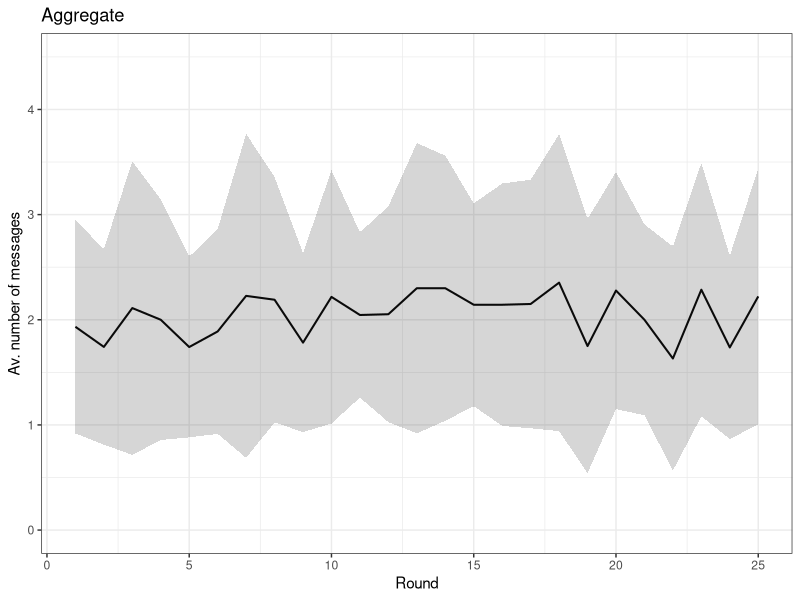
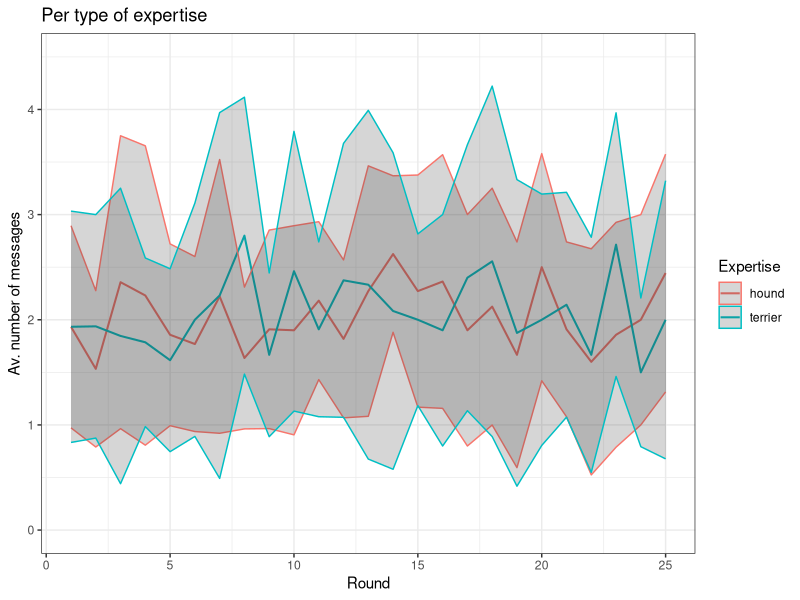
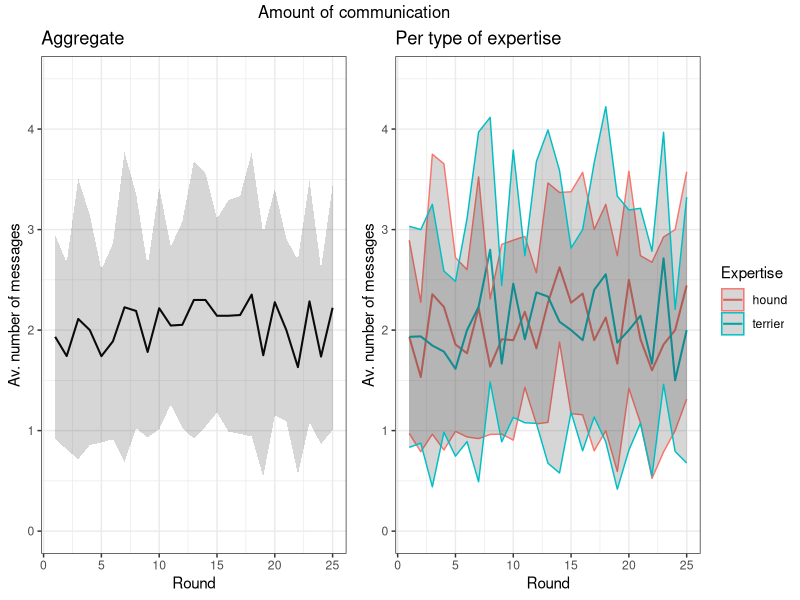
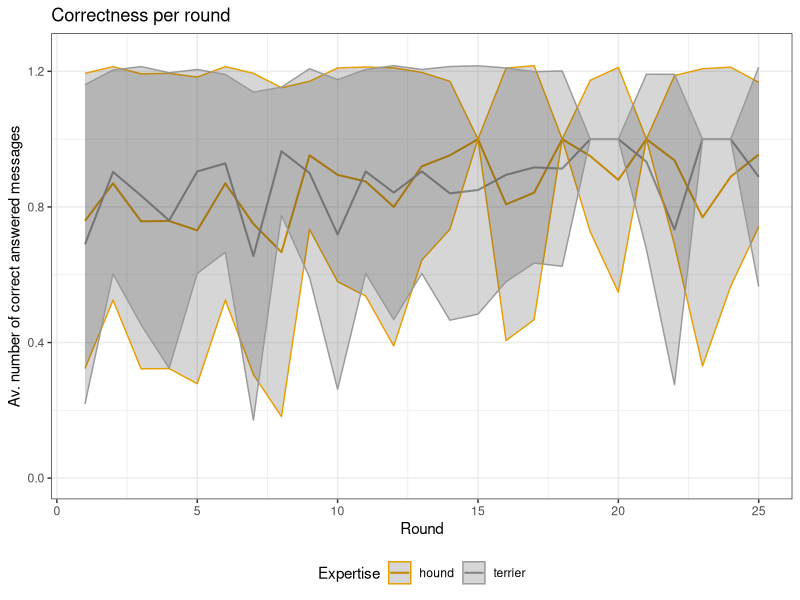
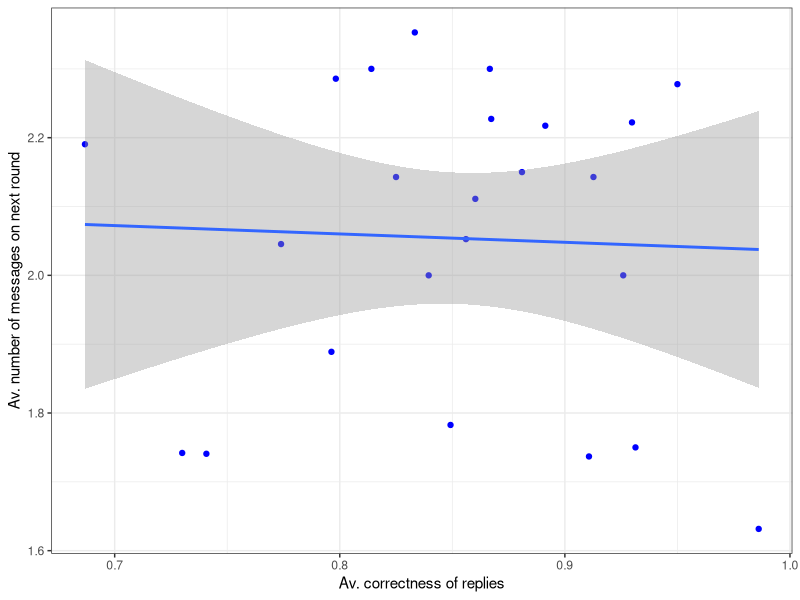

Generate these figures, in order, with R: (Note: this script raises an error after producing the figures.)
library(ggplot2)
library(gridExtra)
library(grid)
library(plyr)
library(dplyr)
library(ggthemes)

# The palette with black:
cbp2 <- c("#000000", "#E69F00", "#56B4E9", "#009E73",
          "#F0E442", "#0072B2", "#D55E00", "#CC79A7")

##########################################################################
# Functions
##########################################################################

get_legend<-function(myggplot){
  tmp <- ggplot_gtable(ggplot_build(myggplot))
  leg <- which(sapply(tmp$grobs, function(x) x$name) == "guide-box")
  legend <- tmp$grobs[[leg]]
  return(legend)
} # end get_legend

##########################################################################
# Analyzing communication 
##########################################################################

#dfCom = read.csv('comunicacion.csv')
dfCom = read.csv('comunicacion-sencillo.csv')
dfCom$Correctitud <- as.numeric(dfCom$Correctitud)
head(dfCom)

##########################################################################
# Drawing average number of messages per round 
##########################################################################

comunicacion_summary <- dfCom %>% # the names of the new data frame and the data frame to be summarised
  dplyr::group_by(Raza, Player, Round) %>%   # the grouping variable
  dplyr::summarise(maxMessag = max(Contador),
                   n = n()) %>%
  ungroup() %>%
  dplyr::group_by(Round) %>%
  dplyr::summarise(meanMess=mean(n),
                   sd_PL = sd(n, na.rm=TRUE))
head(comunicacion_summary)

# Version dplyr
gCom <- ggplot(comunicacion_summary, aes(x=Round, y=meanMess)) +
  geom_line(size=0.7) +
  geom_ribbon(aes(ymin = meanMess - sd_PL,
                  ymax = meanMess + sd_PL), alpha = 0.2) +
  xlab("Round") +
  ylab("Av. number of messages") +
  ylim(c(0,4.5)) + 
  ggtitle("Aggregate") +
  theme_bw() +
  theme(legend.position="bottom")

gCom

comunicacion_summary <- dfCom %>% # the names of the new data frame and the data frame to be summarised
  dplyr::group_by(Raza, Player, Round) %>%   # the grouping variable
  dplyr::summarise(maxMessag = max(Contador),
                   n = n()) %>%
  ungroup() %>%
  dplyr::group_by(Raza, Round) %>%
  dplyr::summarise(meanMess=mean(maxMessag),
                   sd_PL = sd(n, na.rm=TRUE))
head(comunicacion_summary)

# Version dplyr
gComRaza <- ggplot(comunicacion_summary, aes(x=Round, y=meanMess, group=Raza, color=Raza)) +
  geom_line(size=0.7) +
  geom_ribbon(aes(ymin = meanMess - sd_PL,
                  ymax = meanMess + sd_PL), alpha = 0.2) +
  labs(color = "Expertise") +
  xlab("Round") +
  ylab("Av. number of messages") +
  ylim(c(0,4.5)) + 
  ggtitle("Per type of expertise") +
  theme_bw() +
  theme(legend.position="right")

gComRaza

legend <- get_legend(gComRaza)

gComRaza <- gComRaza + theme(legend.position="none")

gMessag <- grid.arrange(gCom, gComRaza, nrow=1, 
                        top="Amount of communication",
                        right=legend)
##########################################################################
# Drawing average number of correct replies per round 
##########################################################################

comunicacion_summary <- dfCom %>% # the names of the new data frame and the data frame to be summarised
  dplyr::group_by(Raza, Player, Round) %>%   # the grouping variable
  dplyr::summarise(mean_Corr = mean(Correctitud, na.rm=TRUE)) # calculates the standard error of each group
head(comunicacion_summary)

comunicacion_summary <- dfCom %>% # the names of the new data frame and the data frame to be summarised
  dplyr::group_by(Raza, Round) %>%   # the grouping variable
  dplyr::summarise(mean_PL = mean(Correctitud, na.rm=TRUE),  # calculates the mean of each group
                   sd_PL = sd(Correctitud, na.rm=TRUE), # calculates the standard deviation of each group
                   n_PL = n(),  # calculates the sample size per group
                   SE_PL = sd(Correctitud, na.rm=TRUE)/sqrt(n())) # calculates the standard error of each group
head(comunicacion_summary)

gComCorr <- ggplot(comunicacion_summary, aes(x = Round, y = mean_PL, color=Raza, group=Raza)) +
  geom_line(size=0.7) +
  geom_ribbon(aes(ymin = mean_PL - sd_PL,
                  ymax = mean_PL + sd_PL), alpha = 0.2) +
  scale_colour_manual(values = c("terrier" = "#999999", "hound" = "#E69F00")) + 
  labs(color = "Expertise") +
  xlab("Round") +
  ylab("Av. number of correct answered messages") +
  ylim(c(0,1.25)) + 
  ggtitle("Correctness per round") +
  theme_bw() +
  theme(legend.position="bottom")

gComCorr

##########################################################################
# Drawing dispersion between average correctnes and average number of messages
##########################################################################

comunicacion_summary <- dfCom %>% # the names of the new data frame and the data frame to be summarised
  dplyr::group_by(Round, Player) %>%   # the grouping variable
  dplyr::summarise(maxMessag = max(Contador),
                   mean_Corr = mean(Correctitud, na.rm=TRUE)) %>%
  ungroup() %>%
  dplyr::group_by(Round) %>%
  dplyr::summarise(meanMess = mean(maxMessag),
                   mean_Corr = mean(mean_Corr, na.rm=TRUE))
head(comunicacion_summary)

g <- ggplot(comunicacion_summary, aes(x=mean_Corr, y=lead(meanMess))) +
  geom_point(color='blue') + 
  geom_smooth(method = "lm", se = TRUE) +
  xlab("Av. correctness of replies") +
  ylab("Av. number of messages on next round") +
  theme_bw()

g

##########################################################################
# Drawing composition of messages from experts
##########################################################################

dfTerriers <- dfCom[dfCom$Raza == 'terrier', ]
dfTerriers$Rotulo <- mapvalues(dfTerriers$Rotulo, 
                               from = levels(dfTerriers$Rotulo), 
                               to = c('Cairn Terrier',
                                      'Irish Wolfhound',
                                      'Norwich Terrier', 
                                      'Scottish Deerhound'))

head(dfTerriers)
comunicacion_summary <- dfTerriers %>% # the names of the new data frame and the data frame to be summarised
  dplyr::group_by(Rotulo) %>%   # the grouping variable
  dplyr::summarise(n = n()) %>% # calculates the standard error of each group
  mutate(freq = n/sum(n))
head(comunicacion_summary)

gTerriersAsk <- ggplot(comunicacion_summary, aes(Rotulo, fill=Rotulo)) + 
  geom_col(aes(y=freq)) +
  ggtitle("What messages do Terrier experts ask?") +
  ylim(c(0,0.6)) + 
  labs(y="Relative frequency", 
       x = "Message") +
  scale_fill_colorblind() +
  theme_classic() +
  theme(legend.position="none")

gTerriersAsk

dfHounds <- dfCom[dfCom$Raza == 'hound', ]
dfHounds$Rotulo <- mapvalues(dfHounds$Rotulo, 
                               from = levels(dfHounds$Rotulo), 
                               to = c('Cairn Terrier',
                                      'Irish Wolfhound',
                                      'Norwich Terrier', 
                                      'Scottish Deerhound'))

head(dfHounds)
comunicacion_summary <- dfHounds %>% # the names of the new data frame and the data frame to be summarised
  dplyr::group_by(Rotulo) %>%   # the grouping variable
  dplyr::summarise(n = n()) %>% # calculates the standard error of each group
  mutate(freq = n/sum(n))
head(comunicacion_summary)

gHoundsAsk <- ggplot(comunicacion_summary, aes(Rotulo, fill=Rotulo)) + 
  geom_col(aes(y=freq)) +
  ggtitle("What messages do Hound experts ask?") +
  ylim(c(0,0.6)) + 
  labs(y="Relative frequency", 
       x = "Message") +
  scale_fill_colorblind() +
  theme_classic() +
  theme(legend.position="none")

gHoundsAsk

gAsk <- grid.arrange(gTerriersAsk, gHoundsAsk, nrow = 2, top="What experts ask")

##########################################################################
# Drawing composition of guesses when terrier expert asks about hounds
##########################################################################

dfTerriers <- dfCom[dfCom$Raza == 'terrier', ]
dfTerriersB <- dfTerriers[dfTerriers$Rotulo == 'B', ]
dfTerriersB <- dfTerriersB[dfTerriersB$suposicion != '', ]
dfTerriersB <- dfTerriersB[complete.cases(dfTerriersB$suposicion), ]
levels(dfTerriersB$suposicion)
dfTerriersB$suposicion <- mapvalues(dfTerriersB$suposicion, 
                                    from = levels(dfTerriersB$suposicion), 
                                    to = c('Cairn Terrier',
                                           'Irish Wolfhound',
                                           'Norwich Terrier', 
                                           'Scottish Deerhound',
                                           'No guess'))

comunicacion_summary <- dfTerriersB %>% # the names of the new data frame and the data frame to be summarised
  dplyr::group_by(Rotulo, suposicion) %>%   # the grouping variable
  dplyr::summarise(n = n()) %>% # calculates the standard error of each group
  mutate(freq = n/sum(n))
head(comunicacion_summary)

colores <- c(cbp2[2], cbp2[4], cbp2[8])

gB <- ggplot(comunicacion_summary, aes(suposicion, fill=suposicion)) + 
  geom_col(aes(y=freq)) +
  ggtitle("Guess before asking is this Irish Wolfhound?") +
  ylim(c(0,0.7)) + 
  labs(y="Relative frequency", 
       x = "Guess") +
  scale_fill_manual(values = colores) +
  theme_classic() +
  theme(legend.position="none")

gB

dfTerriers <- dfCom[dfCom$Raza == 'terrier', ]
dfTerriersD <- dfTerriers[dfTerriers$Rotulo == 'D', ]
dfTerriersD <- dfTerriersD[dfTerriersD$suposicion != '', ]
dfTerriersD <- dfTerriersD[complete.cases(dfTerriersD$suposicion), ]
levels(dfTerriersD$suposicion)
dfTerriersD$suposicion <- mapvalues(dfTerriersD$suposicion, 
                                    from = levels(dfTerriersD$suposicion), 
                                    to = c('Cairn Terrier',
                                           'Irish Wolfhound',
                                           'Norwich Terrier', 
                                           'Scottish Deerhound',
                                           'No guess'))

comunicacion_summary <- dfTerriersD %>% # the names of the new data frame and the data frame to be summarised
  dplyr::group_by(Rotulo, suposicion) %>%   # the grouping variable
  dplyr::summarise(n = n()) %>% # calculates the standard error of each group
  mutate(freq = n/sum(n))
head(comunicacion_summary)

#colores <- c(cbp2[3], cbp2[5], cbp2[8])

gD <- ggplot(comunicacion_summary, aes(suposicion, fill=suposicion)) + 
  geom_col(aes(y=freq)) +
  ggtitle("Guess before asking is this Scottish Deerhound?") +
  ylim(c(0,0.7)) + 
  labs(y="Relative frequency", 
       x = "Guess") +
  scale_fill_manual(values = colores) +
  theme_classic() +
  theme(legend.position="none")

gD

gExpertTerriers <- grid.arrange(gB, gD, nrow = 1, top="Terrier experts")

##########################################################################
# Drawing composition of guesses when hound expert asks about hounds
##########################################################################

dfHounds <- dfCom[dfCom$Raza == 'hound', ]
dfHoundsB <- dfHounds[dfHounds$Rotulo == 'A', ]
dfHoundsB <- dfHoundsB[dfHoundsB$suposicion != '', ]
dfHoundsB <- dfHoundsB[complete.cases(dfHoundsB$suposicion), ]
levels(dfHoundsB$suposicion)
dfHoundsB$suposicion <- mapvalues(dfHoundsB$suposicion, 
                                  from = levels(dfHoundsB$suposicion), 
                                  to = c('Cairn Terrier',
                                         'Irish Wolfhound',
                                         'Norwich Terrier', 
                                         'Scottish Deerhound',
                                         'No guess'))

comunicacion_summary <- dfHoundsB %>% # the names of the new data frame and the data frame to be summarised
  dplyr::group_by(Rotulo, suposicion) %>%   # the grouping variable
  dplyr::summarise(n = n()) %>% # calculates the standard error of each group
  mutate(freq = n/sum(n))
head(comunicacion_summary)

colores <- c(cbp2[1], cbp2[3], cbp2[8])

gA <- ggplot(comunicacion_summary, aes(suposicion, fill=suposicion)) + 
  geom_col(aes(y=freq)) +
  ggtitle("Guess before asking is this Cairn Terrier?") +
  ylim(c(0,0.7)) + 
  labs(y="Relative frequency", 
       x = "Guess") +
  scale_fill_manual(values = colores) +
  theme_classic() +
  theme(legend.position="none")

gA

dfHounds <- dfCom[dfCom$Raza == 'hound', ]
dfHoundsD <- dfHounds[dfHounds$Rotulo == 'C', ]
dfHoundsD <- dfHoundsD[dfHoundsD$suposicion != '', ]
dfHoundsD <- dfHoundsD[complete.cases(dfHoundsD$suposicion), ]
levels(dfHoundsD$suposicion)
dfHoundsD$suposicion <- mapvalues(dfHoundsD$suposicion, 
                                  from = levels(dfHoundsD$suposicion), 
                                  to = c('Cairn Terrier',
                                         'Irish Wolfhound',
                                         'Norwich Terrier', 
                                         'Scottish Deerhound',
                                         'No guess'))

comunicacion_summary <- dfHoundsD %>% # the names of the new data frame and the data frame to be summarised
  dplyr::group_by(Rotulo, suposicion) %>%   # the grouping variable
  dplyr::summarise(n = n()) %>% # calculates the standard error of each group
  mutate(freq = n/sum(n))
head(comunicacion_summary)

#colores <- c(cbp2[2], cbp2[4], cbp2[1])

gC <- ggplot(comunicacion_summary, aes(suposicion, fill=suposicion)) + 
  geom_col(aes(y=freq)) +
  ggtitle("Guess before asking is this Norwich Terrier?") +
  ylim(c(0,0.7)) + 
  labs(y="Relative frequency", 
       x = "Guess") +
  scale_fill_manual(values = colores) +
  theme_classic() +
  theme(legend.position="none")

gC

gExpertHounds <- grid.arrange(gA, gC, nrow = 1, top="Hound experts")


##############
# Meando fuera del tiesto
###############

dfTerriersA <- dfTerriers[dfTerriers$Rotulo == 'A', ]

comunicacion_summary <- dfTerriersA %>% # the names of the new data frame and the data frame to be summarised
  dplyr::group_by(Rotulo, suposicion) %>%   # the grouping variable
  dplyr::summarise(n = n()) %>% # calculates the standard error of each group
  mutate(freq = n/sum(n))
head(comunicacion_summary)

gA <- ggplot(comunicacion_summary, aes(suposicion, fill=suposicion)) + 
  geom_col(aes(y=n)) +
#  geom_col(aes(y=freq)) +
  ggtitle("Guess before message asking is this A?") +
  labs(y="Relative frequency", 
       x = "Guess") +
  theme_classic() +
  theme(legend.position="none")

gA

dfTerriersC <- dfTerriers[dfTerriers$Rotulo == 'C', ]

comunicacion_summary <- dfTerriersC %>% # the names of the new data frame and the data frame to be summarised
  dplyr::group_by(Rotulo, suposicion) %>%   # the grouping variable
  dplyr::summarise(n = n()) %>% # calculates the standard error of each group
  mutate(freq = n/sum(n))
head(comunicacion_summary)

gC <- ggplot(comunicacion_summary, aes(suposicion, fill=suposicion)) + 
  geom_col(aes(y=n)) +
  #  geom_col(aes(y=freq)) +
  ggtitle("Guess before message asking is this C?") +
  labs(y="Relative frequency", 
       x = "Guess") +
  theme_classic() +
  theme(legend.position="none")

gC

gExpertTerriersWTF <- grid.arrange(gA, gC, nrow = 1, top="Terrier experts")
